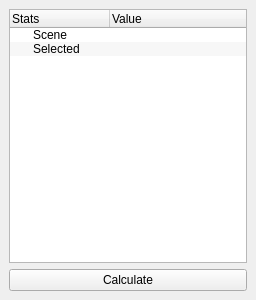
<?xml version="1.0" encoding="UTF-8"?>
<ui version="4.0">
 <class>MapStatistics</class>
 <widget class="QDockWidget" name="MapStatistics">
  <property name="enabled">
   <bool>true</bool>
  </property>
  <property name="geometry">
   <rect>
    <x>0</x>
    <y>0</y>
    <width>256</width>
    <height>300</height>
   </rect>
  </property>
  <property name="minimumSize">
   <size>
    <width>256</width>
    <height>300</height>
   </size>
  </property>
  <property name="layoutDirection">
   <enum>Qt::LeftToRight</enum>
  </property>
  <property name="windowTitle">
   <string>Map Statistics</string>
  </property>
  <widget class="QWidget" name="dockWidgetContents">
   <layout class="QGridLayout" name="gridLayout_2">
    <item row="3" column="0">
     <widget class="QTreeWidget" name="statTable">
      <property name="frameShape">
       <enum>QFrame::StyledPanel</enum>
      </property>
      <property name="frameShadow">
       <enum>QFrame::Sunken</enum>
      </property>
      <property name="lineWidth">
       <number>1</number>
      </property>
      <property name="midLineWidth">
       <number>0</number>
      </property>
      <property name="alternatingRowColors">
       <bool>true</bool>
      </property>
      <property name="selectionMode">
       <enum>QAbstractItemView::NoSelection</enum>
      </property>
      <property name="rootIsDecorated">
       <bool>true</bool>
      </property>
      <property name="uniformRowHeights">
       <bool>false</bool>
      </property>
      <attribute name="headerCascadingSectionResizes">
       <bool>false</bool>
      </attribute>
      <column>
       <property name="text">
        <string>Stats</string>
       </property>
      </column>
      <column>
       <property name="text">
        <string>Value</string>
       </property>
      </column>
      <item>
       <property name="text">
        <string>Scene</string>
       </property>
       <property name="text">
        <string/>
       </property>
      </item>
      <item>
       <property name="text">
        <string>Selected</string>
       </property>
      </item>
     </widget>
    </item>
    <item row="4" column="0">
     <widget class="QPushButton" name="calculateButton">
      <property name="text">
       <string>Calculate</string>
      </property>
     </widget>
    </item>
   </layout>
  </widget>
 </widget>
 <resources/>
 <connections/>
</ui>
